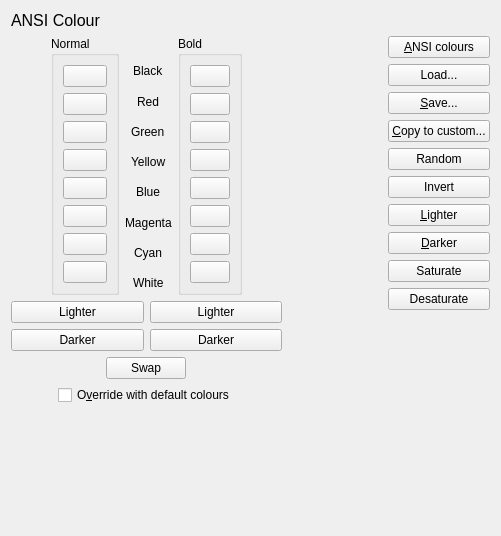
<?xml version="1.0" encoding="UTF-8"?>
<ui version="4.0">
 <class>PrefsColor</class>
 <widget class="QWidget" name="PrefsColor">
  <property name="geometry">
   <rect>
    <x>0</x>
    <y>0</y>
    <width>501</width>
    <height>536</height>
   </rect>
  </property>
  <property name="windowTitle">
   <string>Colour</string>
  </property>
  <layout class="QVBoxLayout" name="verticalLayout_7">
   <item>
    <widget class="QLabel" name="title_label">
     <property name="sizePolicy">
      <sizepolicy hsizetype="Preferred" vsizetype="Fixed">
       <horstretch>0</horstretch>
       <verstretch>0</verstretch>
      </sizepolicy>
     </property>
     <property name="font">
      <font>
       <pointsize>12</pointsize>
      </font>
     </property>
     <property name="text">
      <string>ANSI Colour</string>
     </property>
    </widget>
   </item>
   <item>
    <layout class="QHBoxLayout" name="horizontalLayout_4">
     <item>
      <layout class="QVBoxLayout" name="verticalLayout_6">
       <item>
        <layout class="QHBoxLayout" name="horizontalLayout_3">
         <item>
          <spacer name="horizontalSpacer">
           <property name="orientation">
            <enum>Qt::Horizontal</enum>
           </property>
           <property name="sizeHint" stdset="0">
            <size>
             <width>40</width>
             <height>20</height>
            </size>
           </property>
          </spacer>
         </item>
         <item>
          <widget class="QGroupBox" name="groupBox">
           <property name="title">
            <string>Normal</string>
           </property>
           <layout class="QVBoxLayout" name="verticalLayout">
            <item>
             <widget class="QPushButton" name="color_0">
              <property name="text">
               <string/>
              </property>
             </widget>
            </item>
            <item>
             <widget class="QPushButton" name="color_1">
              <property name="text">
               <string/>
              </property>
             </widget>
            </item>
            <item>
             <widget class="QPushButton" name="color_2">
              <property name="text">
               <string/>
              </property>
             </widget>
            </item>
            <item>
             <widget class="QPushButton" name="color_3">
              <property name="text">
               <string/>
              </property>
             </widget>
            </item>
            <item>
             <widget class="QPushButton" name="color_4">
              <property name="text">
               <string/>
              </property>
             </widget>
            </item>
            <item>
             <widget class="QPushButton" name="color_5">
              <property name="text">
               <string/>
              </property>
             </widget>
            </item>
            <item>
             <widget class="QPushButton" name="color_6">
              <property name="text">
               <string/>
              </property>
             </widget>
            </item>
            <item>
             <widget class="QPushButton" name="color_7">
              <property name="text">
               <string/>
              </property>
             </widget>
            </item>
           </layout>
          </widget>
         </item>
         <item>
          <layout class="QVBoxLayout" name="verticalLayout_4">
           <item>
            <spacer name="verticalSpacer">
             <property name="orientation">
              <enum>Qt::Vertical</enum>
             </property>
             <property name="sizeType">
              <enum>QSizePolicy::Fixed</enum>
             </property>
             <property name="sizeHint" stdset="0">
              <size>
               <width>20</width>
               <height>23</height>
              </size>
             </property>
            </spacer>
           </item>
           <item alignment="Qt::AlignHCenter">
            <widget class="QLabel" name="label">
             <property name="text">
              <string>Black</string>
             </property>
            </widget>
           </item>
           <item alignment="Qt::AlignHCenter">
            <widget class="QLabel" name="label_3">
             <property name="text">
              <string>Red</string>
             </property>
            </widget>
           </item>
           <item alignment="Qt::AlignHCenter">
            <widget class="QLabel" name="label_6">
             <property name="text">
              <string>Green</string>
             </property>
            </widget>
           </item>
           <item alignment="Qt::AlignHCenter">
            <widget class="QLabel" name="label_7">
             <property name="text">
              <string>Yellow</string>
             </property>
            </widget>
           </item>
           <item alignment="Qt::AlignHCenter">
            <widget class="QLabel" name="label_5">
             <property name="text">
              <string>Blue</string>
             </property>
            </widget>
           </item>
           <item alignment="Qt::AlignHCenter">
            <widget class="QLabel" name="label_4">
             <property name="text">
              <string>Magenta</string>
             </property>
            </widget>
           </item>
           <item alignment="Qt::AlignHCenter">
            <widget class="QLabel" name="label_8">
             <property name="text">
              <string>Cyan</string>
             </property>
            </widget>
           </item>
           <item alignment="Qt::AlignHCenter">
            <widget class="QLabel" name="label_2">
             <property name="text">
              <string>White</string>
             </property>
            </widget>
           </item>
           <item>
            <spacer name="verticalSpacer_2">
             <property name="orientation">
              <enum>Qt::Vertical</enum>
             </property>
             <property name="sizeType">
              <enum>QSizePolicy::Fixed</enum>
             </property>
             <property name="sizeHint" stdset="0">
              <size>
               <width>20</width>
               <height>0</height>
              </size>
             </property>
            </spacer>
           </item>
          </layout>
         </item>
         <item>
          <widget class="QGroupBox" name="groupBox_2">
           <property name="title">
            <string>Bold</string>
           </property>
           <layout class="QVBoxLayout" name="verticalLayout_5">
            <item>
             <widget class="QPushButton" name="color_8">
              <property name="text">
               <string/>
              </property>
             </widget>
            </item>
            <item>
             <widget class="QPushButton" name="color_9">
              <property name="text">
               <string/>
              </property>
             </widget>
            </item>
            <item>
             <widget class="QPushButton" name="color_10">
              <property name="text">
               <string/>
              </property>
             </widget>
            </item>
            <item>
             <widget class="QPushButton" name="color_11">
              <property name="text">
               <string/>
              </property>
             </widget>
            </item>
            <item>
             <widget class="QPushButton" name="color_12">
              <property name="text">
               <string/>
              </property>
             </widget>
            </item>
            <item>
             <widget class="QPushButton" name="color_13">
              <property name="text">
               <string/>
              </property>
             </widget>
            </item>
            <item>
             <widget class="QPushButton" name="color_14">
              <property name="text">
               <string/>
              </property>
             </widget>
            </item>
            <item>
             <widget class="QPushButton" name="color_15">
              <property name="text">
               <string/>
              </property>
             </widget>
            </item>
           </layout>
          </widget>
         </item>
         <item>
          <spacer name="horizontalSpacer_2">
           <property name="orientation">
            <enum>Qt::Horizontal</enum>
           </property>
           <property name="sizeHint" stdset="0">
            <size>
             <width>40</width>
             <height>20</height>
            </size>
           </property>
          </spacer>
         </item>
        </layout>
       </item>
       <item>
        <layout class="QGridLayout" name="gridLayout">
         <item row="1" column="1">
          <widget class="QPushButton" name="darker_bold">
           <property name="text">
            <string>Darker</string>
           </property>
          </widget>
         </item>
         <item row="0" column="0">
          <widget class="QPushButton" name="lighter_normal">
           <property name="text">
            <string>Lighter</string>
           </property>
          </widget>
         </item>
         <item row="0" column="1">
          <widget class="QPushButton" name="lighter_bold">
           <property name="text">
            <string>Lighter</string>
           </property>
          </widget>
         </item>
         <item row="1" column="0">
          <widget class="QPushButton" name="darker_normal">
           <property name="text">
            <string>Darker</string>
           </property>
          </widget>
         </item>
        </layout>
       </item>
       <item alignment="Qt::AlignHCenter">
        <widget class="QPushButton" name="swap">
         <property name="sizePolicy">
          <sizepolicy hsizetype="Fixed" vsizetype="Fixed">
           <horstretch>0</horstretch>
           <verstretch>0</verstretch>
          </sizepolicy>
         </property>
         <property name="text">
          <string>Swap</string>
         </property>
         <property name="icon">
          <iconset theme="swap-panels">
           <normaloff>.</normaloff>.</iconset>
         </property>
        </widget>
       </item>
       <item alignment="Qt::AlignHCenter">
        <widget class="QCheckBox" name="use_default_colors">
         <property name="text">
          <string>O&amp;verride with default colours</string>
         </property>
        </widget>
       </item>
       <item>
        <spacer name="verticalSpacer_3">
         <property name="orientation">
          <enum>Qt::Vertical</enum>
         </property>
         <property name="sizeHint" stdset="0">
          <size>
           <width>20</width>
           <height>40</height>
          </size>
         </property>
        </spacer>
       </item>
      </layout>
     </item>
     <item>
      <spacer name="horizontalSpacer_3">
       <property name="orientation">
        <enum>Qt::Horizontal</enum>
       </property>
       <property name="sizeHint" stdset="0">
        <size>
         <width>40</width>
         <height>20</height>
        </size>
       </property>
      </spacer>
     </item>
     <item>
      <layout class="QVBoxLayout" name="verticalLayout_3">
       <item>
        <widget class="QPushButton" name="reset">
         <property name="text">
          <string>&amp;ANSI colours</string>
         </property>
         <property name="icon">
          <iconset theme="edit-undo">
           <normaloff>.</normaloff>.</iconset>
         </property>
        </widget>
       </item>
       <item>
        <widget class="QPushButton" name="load">
         <property name="text">
          <string>Load...</string>
         </property>
         <property name="icon">
          <iconset theme="document-open">
           <normaloff>.</normaloff>.</iconset>
         </property>
        </widget>
       </item>
       <item>
        <widget class="QPushButton" name="save">
         <property name="text">
          <string>&amp;Save...</string>
         </property>
         <property name="icon">
          <iconset theme="document-save">
           <normaloff>.</normaloff>.</iconset>
         </property>
        </widget>
       </item>
       <item>
        <widget class="QPushButton" name="to_custom">
         <property name="text">
          <string>&amp;Copy to custom...</string>
         </property>
         <property name="icon">
          <iconset theme="edit-copy">
           <normaloff>.</normaloff>.</iconset>
         </property>
        </widget>
       </item>
       <item>
        <widget class="QPushButton" name="random">
         <property name="text">
          <string>Random</string>
         </property>
         <property name="icon">
          <iconset theme="media-playlist-shuffle">
           <normaloff>.</normaloff>.</iconset>
         </property>
        </widget>
       </item>
       <item>
        <widget class="QPushButton" name="invert">
         <property name="text">
          <string>Invert</string>
         </property>
         <property name="icon">
          <iconset theme="invertimage">
           <normaloff>.</normaloff>.</iconset>
         </property>
        </widget>
       </item>
       <item>
        <widget class="QPushButton" name="lighter">
         <property name="text">
          <string>&amp;Lighter</string>
         </property>
        </widget>
       </item>
       <item>
        <widget class="QPushButton" name="darker">
         <property name="text">
          <string>&amp;Darker</string>
         </property>
        </widget>
       </item>
       <item>
        <widget class="QPushButton" name="saturate">
         <property name="text">
          <string>Saturate</string>
         </property>
        </widget>
       </item>
       <item>
        <widget class="QPushButton" name="desaturate">
         <property name="text">
          <string>Desaturate</string>
         </property>
        </widget>
       </item>
       <item>
        <spacer name="verticalSpacer_4">
         <property name="orientation">
          <enum>Qt::Vertical</enum>
         </property>
         <property name="sizeHint" stdset="0">
          <size>
           <width>20</width>
           <height>40</height>
          </size>
         </property>
        </spacer>
       </item>
      </layout>
     </item>
    </layout>
   </item>
  </layout>
 </widget>
 <resources/>
 <connections/>
</ui>
